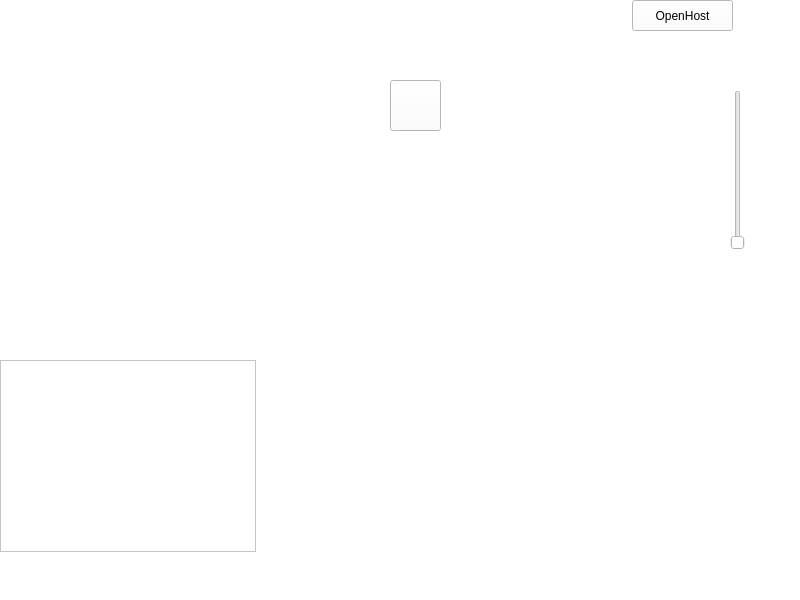
<?xml version="1.0" encoding="UTF-8"?>
<ui version="4.0">
 <class>MainWindow</class>
 <widget class="QMainWindow" name="MainWindow">
  <property name="geometry">
   <rect>
    <x>0</x>
    <y>0</y>
    <width>800</width>
    <height>600</height>
   </rect>
  </property>
  <property name="windowTitle">
   <string>MainWindow</string>
  </property>
  <property name="styleSheet">
   <string notr="true">background-color:white;</string>
  </property>
  <widget class="QWidget" name="centralwidget">
   <widget class="QPushButton" name="view">
    <property name="geometry">
     <rect>
      <x>390</x>
      <y>80</y>
      <width>51</width>
      <height>51</height>
     </rect>
    </property>
    <property name="text">
     <string/>
    </property>
   </widget>
   <widget class="QLabel" name="label">
    <property name="geometry">
     <rect>
      <x>260</x>
      <y>180</y>
      <width>321</width>
      <height>241</height>
     </rect>
    </property>
    <property name="styleSheet">
     <string notr="true"/>
    </property>
    <property name="text">
     <string/>
    </property>
    <property name="pixmap">
     <pixmap>plane_no_transpr.bmp</pixmap>
    </property>
   </widget>
   <widget class="QTextBrowser" name="textBrowser">
    <property name="geometry">
     <rect>
      <x>0</x>
      <y>360</y>
      <width>256</width>
      <height>192</height>
     </rect>
    </property>
   </widget>
   <widget class="QPushButton" name="pushButton">
    <property name="geometry">
     <rect>
      <x>632</x>
      <y>0</y>
      <width>101</width>
      <height>31</height>
     </rect>
    </property>
    <property name="styleSheet">
     <string notr="true">#pushButton{
	color: black;
}</string>
    </property>
    <property name="text">
     <string>OpenHost</string>
    </property>
   </widget>
   <widget class="QSlider" name="verticalSlider">
    <property name="geometry">
     <rect>
      <x>730</x>
      <y>90</y>
      <width>16</width>
      <height>160</height>
     </rect>
    </property>
    <property name="minimum">
     <number>1</number>
    </property>
    <property name="maximum">
     <number>8</number>
    </property>
    <property name="orientation">
     <enum>Qt::Vertical</enum>
    </property>
   </widget>
   <widget class="JoyPad" name="widget" native="true">
    <property name="geometry">
     <rect>
      <x>0</x>
      <y>0</y>
      <width>191</width>
      <height>181</height>
     </rect>
    </property>
   </widget>
   <zorder>label</zorder>
   <zorder>view</zorder>
   <zorder>textBrowser</zorder>
   <zorder>pushButton</zorder>
   <zorder>verticalSlider</zorder>
   <zorder>widget</zorder>
  </widget>
  <widget class="QMenuBar" name="menubar">
   <property name="geometry">
    <rect>
     <x>0</x>
     <y>0</y>
     <width>800</width>
     <height>21</height>
    </rect>
   </property>
  </widget>
  <widget class="QStatusBar" name="statusbar"/>
 </widget>
 <customwidgets>
  <customwidget>
   <class>JoyPad</class>
   <extends>QWidget</extends>
   <header>joypad.h</header>
   <container>1</container>
  </customwidget>
 </customwidgets>
 <resources/>
 <connections/>
</ui>
